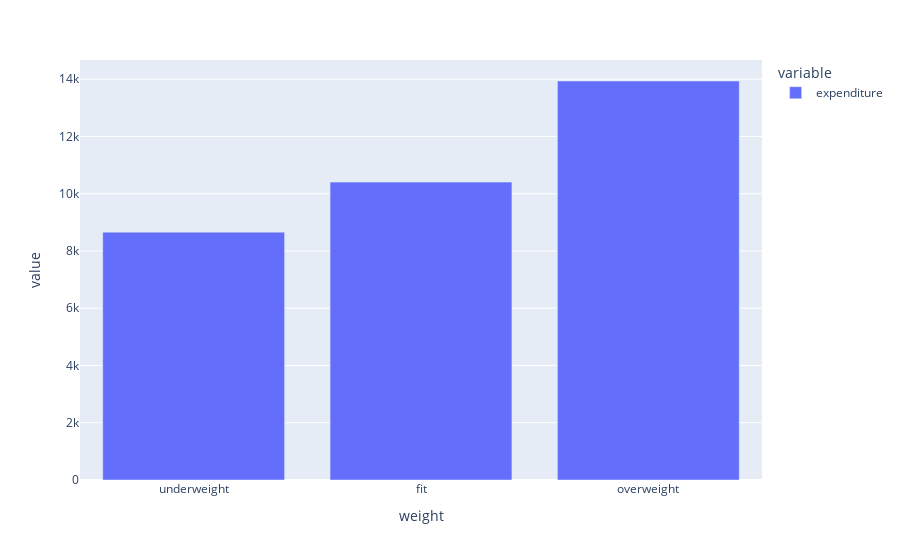

Notebook cell for this chart:
### Code cell
px.bar(ave)

### Figure 1 — Plotly figure (JSON) as saved in the notebook; plotly's stock layout.template omitted (floating-point values rounded to 4 significant figures)
{"data": [{"alignmentgroup": "True", "hovertemplate": "variable=expenditure<br>weight=%{x}<br>value=%{y}<extra></extra>", "legendgroup": "expenditure", "marker": {"color": "#636efa", "pattern": {"shape": ""}}, "name": "expenditure", "offsetgroup": "expenditure", "orientation": "v", "showlegend": true, "textposition": "auto", "type": "bar", "x": ["underweight", "fit", "overweight"], "xaxis": "x", "y": [8658.0, 10400.0, 13940.0], "yaxis": "y"}], "layout": {"barmode": "relative", "legend": {"title": {"text": "variable"}, "tracegroupgap": 0}, "margin": {"t": 60}, "xaxis": {"anchor": "y", "domain": [0, 1], "title": {"text": "weight"}}, "yaxis": {"anchor": "x", "domain": [0, 1], "title": {"text": "value"}}}}
